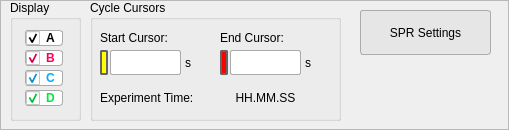
      <widget class="QFrame" name="sensorgram_controls">
       <property name="sizePolicy">
        <sizepolicy hsizetype="Fixed" vsizetype="Preferred">
         <horstretch>0</horstretch>
         <verstretch>0</verstretch>
        </sizepolicy>
       </property>
       <property name="minimumSize">
        <size>
         <width>500</width>
         <height>130</height>
        </size>
       </property>
       <property name="maximumSize">
        <size>
         <width>510</width>
         <height>130</height>
        </size>
       </property>
       <property name="font">
        <font>
         <family>Segoe UI</family>
         <pointsize>9</pointsize>
        </font>
       </property>
       <property name="mouseTracking">
        <bool>true</bool>
       </property>
       <property name="focusPolicy">
        <enum>Qt::StrongFocus</enum>
       </property>
       <property name="frameShape">
        <enum>QFrame::StyledPanel</enum>
       </property>
       <property name="frameShadow">
        <enum>QFrame::Raised</enum>
       </property>
       <widget class="QGroupBox" name="groupBox">
        <property name="geometry">
         <rect>
          <x>10</x>
          <y>0</y>
          <width>71</width>
          <height>121</height>
         </rect>
        </property>
        <property name="title">
         <string>Display</string>
        </property>
        <widget class="QCheckBox" name="segment_A">
         <property name="geometry">
          <rect>
           <x>15</x>
           <y>30</y>
           <width>38</width>
           <height>16</height>
          </rect>
         </property>
         <property name="font">
          <font>
           <family>Segoe UI</family>
           <pointsize>9</pointsize>
           <bold>true</bold>
          </font>
         </property>
         <property name="styleSheet">
          <string notr="true">QCheckBox{
	color: black;
	background: white;
	border: 1px solid rgb(171, 171, 171);
	border-radius: 3px;
}</string>
         </property>
         <property name="text">
          <string>A</string>
         </property>
         <property name="checked">
          <bool>true</bool>
         </property>
        </widget>
        <widget class="QCheckBox" name="segment_B">
         <property name="geometry">
          <rect>
           <x>15</x>
           <y>50</y>
           <width>38</width>
           <height>16</height>
          </rect>
         </property>
         <property name="font">
          <font>
           <family>Segoe UI</family>
           <pointsize>9</pointsize>
           <bold>true</bold>
          </font>
         </property>
         <property name="styleSheet">
          <string notr="true">QCheckBox{
	color: rgb(255, 0, 81);
	background: white;
	border: 1px solid rgb(171, 171, 171);
	border-radius: 3px;
}</string>
         </property>
         <property name="text">
          <string>B</string>
         </property>
         <property name="checked">
          <bool>true</bool>
         </property>
        </widget>
        <widget class="QCheckBox" name="segment_C">
         <property name="geometry">
          <rect>
           <x>15</x>
           <y>70</y>
           <width>38</width>
           <height>16</height>
          </rect>
         </property>
         <property name="font">
          <font>
           <family>Segoe UI</family>
           <pointsize>9</pointsize>
           <bold>true</bold>
          </font>
         </property>
         <property name="styleSheet">
          <string notr="true">QCheckBox{
	color: rgb(0, 174, 255);
	background: white;
	border: 1px solid rgb(171, 171, 171);
	border-radius: 3px;
}</string>
         </property>
         <property name="text">
          <string>C</string>
         </property>
         <property name="checked">
          <bool>true</bool>
         </property>
        </widget>
        <widget class="QCheckBox" name="segment_D">
         <property name="geometry">
          <rect>
           <x>15</x>
           <y>90</y>
           <width>38</width>
           <height>16</height>
          </rect>
         </property>
         <property name="font">
          <font>
           <family>Segoe UI</family>
           <pointsize>9</pointsize>
           <bold>true</bold>
          </font>
         </property>
         <property name="styleSheet">
          <string notr="true">QCheckBox{
	color: rgb(0, 230, 65);
	border: 1px solid rgb(171, 171, 171);
	background: white;
	border-radius: 3px;
}</string>
         </property>
         <property name="text">
          <string>D</string>
         </property>
         <property name="checked">
          <bool>true</bool>
         </property>
        </widget>
       </widget>
       <widget class="QPushButton" name="reference_channel_btn">
        <property name="geometry">
         <rect>
          <x>360</x>
          <y>10</y>
          <width>131</width>
          <height>45</height>
         </rect>
        </property>
        <property name="sizePolicy">
         <sizepolicy hsizetype="Fixed" vsizetype="Fixed">
          <horstretch>0</horstretch>
          <verstretch>0</verstretch>
         </sizepolicy>
        </property>
        <property name="font">
         <font>
          <family>Segoe UI</family>
          <pointsize>9</pointsize>
         </font>
        </property>
        <property name="styleSheet">
         <string notr="true">QPushButton {

		background-color: rgb(230, 230, 230);
	    border: 1px solid rgb(171, 171, 171);
		border-radius: 3px;

}

QPushButton::hover{
	background: rgb(253, 253, 253);
	border: 1px raised;
	border-radius: 5px;
}</string>
        </property>
        <property name="text">
         <string>SPR Settings</string>
        </property>
       </widget>
       <widget class="QGroupBox" name="groupBox_6">
        <property name="geometry">
         <rect>
          <x>90</x>
          <y>0</y>
          <width>251</width>
          <height>121</height>
         </rect>
        </property>
        <property name="title">
         <string>Cycle Cursors</string>
        </property>
        <widget class="QLineEdit" name="left_cursor_time">
         <property name="geometry">
          <rect>
           <x>20</x>
           <y>50</y>
           <width>71</width>
           <height>25</height>
          </rect>
         </property>
         <property name="focusPolicy">
          <enum>Qt::ClickFocus</enum>
         </property>
         <property name="styleSheet">
          <string notr="true">
QLineEdit {
		background-color: white;
		border: 1px solid rgb(171, 171, 171);
		border-radius: 2px;

}

QLineEdit:focus{
	background-color: rgb(240, 255, 245);
	border: 1px solid rgb(171, 171, 171);
	border-radius: 2px;
}</string>
         </property>
        </widget>
        <widget class="QLineEdit" name="right_cursor_time">
         <property name="geometry">
          <rect>
           <x>140</x>
           <y>50</y>
           <width>71</width>
           <height>25</height>
          </rect>
         </property>
         <property name="focusPolicy">
          <enum>Qt::ClickFocus</enum>
         </property>
         <property name="styleSheet">
          <string notr="true">
QLineEdit {
		background-color: white;
		border: 1px solid rgb(171, 171, 171);
		border-radius: 2px;

}

QLineEdit:focus{
	background-color: rgb(240, 255, 245);
	border: 1px solid rgb(171, 171, 171);
	border-radius: 2px;
}</string>
         </property>
        </widget>
        <widget class="QLabel" name="label_14">
         <property name="geometry">
          <rect>
           <x>10</x>
           <y>30</y>
           <width>101</width>
           <height>16</height>
          </rect>
         </property>
         <property name="text">
          <string>Start Cursor:</string>
         </property>
        </widget>
        <widget class="QLabel" name="label_16">
         <property name="geometry">
          <rect>
           <x>130</x>
           <y>30</y>
           <width>101</width>
           <height>16</height>
          </rect>
         </property>
         <property name="text">
          <string>End Cursor:</string>
         </property>
        </widget>
        <widget class="QLabel" name="label_9">
         <property name="geometry">
          <rect>
           <x>90</x>
           <y>50</y>
           <width>16</width>
           <height>25</height>
          </rect>
         </property>
         <property name="text">
          <string>s</string>
         </property>
         <property name="alignment">
          <set>Qt::AlignCenter</set>
         </property>
        </widget>
        <widget class="QLabel" name="label_10">
         <property name="geometry">
          <rect>
           <x>210</x>
           <y>50</y>
           <width>16</width>
           <height>25</height>
          </rect>
         </property>
         <property name="text">
          <string>s</string>
         </property>
         <property name="alignment">
          <set>Qt::AlignCenter</set>
         </property>
        </widget>
        <widget class="QLabel" name="exp_clock">
         <property name="geometry">
          <rect>
           <x>130</x>
           <y>90</y>
           <width>91</width>
           <height>16</height>
          </rect>
         </property>
         <property name="styleSheet">
          <string notr="true"/>
         </property>
         <property name="text">
          <string>HH.MM.SS</string>
         </property>
         <property name="alignment">
          <set>Qt::AlignCenter</set>
         </property>
        </widget>
        <widget class="QLabel" name="label_19">
         <property name="geometry">
          <rect>
           <x>10</x>
           <y>90</y>
           <width>121</width>
           <height>16</height>
          </rect>
         </property>
         <property name="text">
          <string>Experiment Time:</string>
         </property>
        </widget>
        <widget class="QLabel" name="label_6">
         <property name="geometry">
          <rect>
           <x>10</x>
           <y>50</y>
           <width>8</width>
           <height>25</height>
          </rect>
         </property>
         <property name="font">
          <font>
           <family>Segoe UI Black</family>
           <pointsize>8</pointsize>
           <bold>false</bold>
          </font>
         </property>
         <property name="styleSheet">
          <string notr="true">background: yellow;
border-radius: 2px;
border: 2px solid rgb(100, 100, 100);</string>
         </property>
         <property name="text">
          <string/>
         </property>
         <property name="alignment">
          <set>Qt::AlignBottom|Qt::AlignHCenter</set>
         </property>
        </widget>
        <widget class="QLabel" name="label_7">
         <property name="geometry">
          <rect>
           <x>130</x>
           <y>50</y>
           <width>8</width>
           <height>25</height>
          </rect>
         </property>
         <property name="font">
          <font>
           <family>Segoe UI Black</family>
           <pointsize>8</pointsize>
           <bold>false</bold>
          </font>
         </property>
         <property name="styleSheet">
          <string notr="true">background: red;
border-radius: 2px;
border: 2px solid rgb(100, 100, 100);</string>
         </property>
         <property name="text">
          <string/>
         </property>
         <property name="alignment">
          <set>Qt::AlignBottom|Qt::AlignHCenter</set>
         </property>
        </widget>
       </widget>
       <widget class="QPushButton" name="reset_segment_btn">
        <property name="geometry">
         <rect>
          <x>350</x>
          <y>80</y>
          <width>30</width>
          <height>30</height>
         </rect>
        </property>
        <property name="sizePolicy">
         <sizepolicy hsizetype="Fixed" vsizetype="Fixed">
          <horstretch>0</horstretch>
          <verstretch>0</verstretch>
         </sizepolicy>
        </property>
        <property name="minimumSize">
         <size>
          <width>30</width>
          <height>30</height>
         </size>
        </property>
        <property name="maximumSize">
         <size>
          <width>30</width>
          <height>30</height>
         </size>
        </property>
        <property name="font">
         <font>
          <family>Segoe UI</family>
          <pointsize>5</pointsize>
         </font>
        </property>
        <property name="mouseTracking">
         <bool>true</bool>
        </property>
        <property name="toolTip">
         <string>Clear All Data</string>
        </property>
        <property name="layoutDirection">
         <enum>Qt::LeftToRight</enum>
        </property>
        <property name="autoFillBackground">
         <bool>false</bool>
        </property>
        <property name="styleSheet">
         <string notr="true">QPushButton{
	border: none;
	background: none;
}

QPushButton::hover{
	background: white;
	border: 1px raised;
	border-radius: 10px;
}</string>
        </property>
        <property name="text">
         <string/>
        </property>
        <property name="icon">
         <iconset resource="ai.qrc">
          <normaloff>:/img/img/reload.png</normaloff>:/img/img/reload.png</iconset>
        </property>
        <property name="iconSize">
         <size>
          <width>25</width>
          <height>25</height>
         </size>
        </property>
        <property name="autoRepeat">
         <bool>false</bool>
        </property>
        <property name="autoExclusive">
         <bool>false</bool>
        </property>
        <property name="autoDefault">
         <bool>false</bool>
        </property>
        <property name="default">
         <bool>false</bool>
        </property>
        <property name="flat">
         <bool>false</bool>
        </property>
       </widget>
       <widget class="QPushButton" name="export_raw_data_btn">
        <property name="geometry">
         <rect>
          <x>470</x>
          <y>80</y>
          <width>30</width>
          <height>30</height>
         </rect>
        </property>
        <property name="sizePolicy">
         <sizepolicy hsizetype="Fixed" vsizetype="Fixed">
          <horstretch>0</horstretch>
          <verstretch>0</verstretch>
         </sizepolicy>
        </property>
        <property name="minimumSize">
         <size>
          <width>30</width>
          <height>30</height>
         </size>
        </property>
        <property name="maximumSize">
         <size>
          <width>30</width>
          <height>30</height>
         </size>
        </property>
        <property name="font">
         <font>
          <family>Segoe UI</family>
          <pointsize>5</pointsize>
         </font>
        </property>
        <property name="mouseTracking">
         <bool>true</bool>
        </property>
        <property name="toolTip">
         <string>Export Raw Data</string>
        </property>
        <property name="layoutDirection">
         <enum>Qt::LeftToRight</enum>
        </property>
        <property name="autoFillBackground">
         <bool>false</bool>
        </property>
        <property name="styleSheet">
         <string notr="true">QPushButton{
	border: none;
	background: none;
}

QPushButton::hover{
	background: white;
	border: 1px raised;
	border-radius: 10px;
}</string>
        </property>
        <property name="text">
         <string/>
        </property>
        <property name="icon">
         <iconset resource="ai.qrc">
          <normaloff>:/img/img/save.png</normaloff>:/img/img/save.png</iconset>
        </property>
        <property name="iconSize">
         <size>
          <width>25</width>
          <height>25</height>
         </size>
        </property>
        <property name="autoRepeat">
         <bool>false</bool>
        </property>
        <property name="autoExclusive">
         <bool>false</bool>
        </property>
        <property name="autoDefault">
         <bool>false</bool>
        </property>
        <property name="default">
         <bool>false</bool>
        </property>
        <property name="flat">
         <bool>false</bool>
        </property>
       </widget>
       <widget class="QPushButton" name="import_raw_data_btn">
        <property name="geometry">
         <rect>
          <x>430</x>
          <y>80</y>
          <width>30</width>
          <height>30</height>
         </rect>
        </property>
        <property name="sizePolicy">
         <sizepolicy hsizetype="Fixed" vsizetype="Fixed">
          <horstretch>0</horstretch>
          <verstretch>0</verstretch>
         </sizepolicy>
        </property>
        <property name="minimumSize">
         <size>
          <width>30</width>
          <height>30</height>
         </size>
        </property>
        <property name="maximumSize">
         <size>
          <width>30</width>
          <height>30</height>
         </size>
        </property>
        <property name="font">
         <font>
          <family>Segoe UI</family>
          <pointsize>5</pointsize>
         </font>
        </property>
        <property name="mouseTracking">
         <bool>true</bool>
        </property>
        <property name="toolTip">
         <string>Import Raw Data</string>
        </property>
        <property name="layoutDirection">
         <enum>Qt::LeftToRight</enum>
        </property>
        <property name="autoFillBackground">
         <bool>false</bool>
        </property>
        <property name="styleSheet">
         <string notr="true">QPushButton{
	border: none;
	background: none;
}

QPushButton::hover{
	background: white;
	border: 1px raised;
	border-radius: 10px;
}</string>
        </property>
        <property name="text">
         <string/>
        </property>
        <property name="icon">
         <iconset resource="ai.qrc">
          <normaloff>:/img/img/folder.png</normaloff>:/img/img/folder.png</iconset>
        </property>
        <property name="iconSize">
         <size>
          <width>23</width>
          <height>23</height>
         </size>
        </property>
        <property name="autoRepeat">
         <bool>false</bool>
        </property>
        <property name="autoExclusive">
         <bool>false</bool>
        </property>
        <property name="autoDefault">
         <bool>false</bool>
        </property>
        <property name="default">
         <bool>false</bool>
        </property>
        <property name="flat">
         <bool>false</bool>
        </property>
       </widget>
       <widget class="QPushButton" name="import_sens_btn">
        <property name="geometry">
         <rect>
          <x>390</x>
          <y>80</y>
          <width>30</width>
          <height>30</height>
         </rect>
        </property>
        <property name="sizePolicy">
         <sizepolicy hsizetype="Fixed" vsizetype="Fixed">
          <horstretch>0</horstretch>
          <verstretch>0</verstretch>
         </sizepolicy>
        </property>
        <property name="minimumSize">
         <size>
          <width>30</width>
          <height>30</height>
         </size>
        </property>
        <property name="maximumSize">
         <size>
          <width>30</width>
          <height>30</height>
         </size>
        </property>
        <property name="font">
         <font>
          <family>Segoe UI</family>
          <pointsize>5</pointsize>
         </font>
        </property>
        <property name="mouseTracking">
         <bool>true</bool>
        </property>
        <property name="toolTip">
         <string>Load Sensorgram Data</string>
        </property>
        <property name="layoutDirection">
         <enum>Qt::LeftToRight</enum>
        </property>
        <property name="autoFillBackground">
         <bool>false</bool>
        </property>
        <property name="styleSheet">
         <string notr="true">QPushButton{
	border: none;
	background: none;
}

QPushButton::hover{
	background: white;
	border: 1px raised;
	border-radius: 10px;
}</string>
        </property>
        <property name="text">
         <string/>
        </property>
        <property name="icon">
         <iconset resource="ai.qrc">
          <normaloff>:/img/img/import.png</normaloff>:/img/img/import.png</iconset>
        </property>
        <property name="iconSize">
         <size>
          <width>25</width>
          <height>25</height>
         </size>
        </property>
        <property name="autoRepeat">
         <bool>false</bool>
        </property>
        <property name="autoExclusive">
         <bool>false</bool>
        </property>
        <property name="autoDefault">
         <bool>false</bool>
        </property>
        <property name="default">
         <bool>false</bool>
        </property>
        <property name="flat">
         <bool>false</bool>
        </property>
       </widget>
      </widget>
